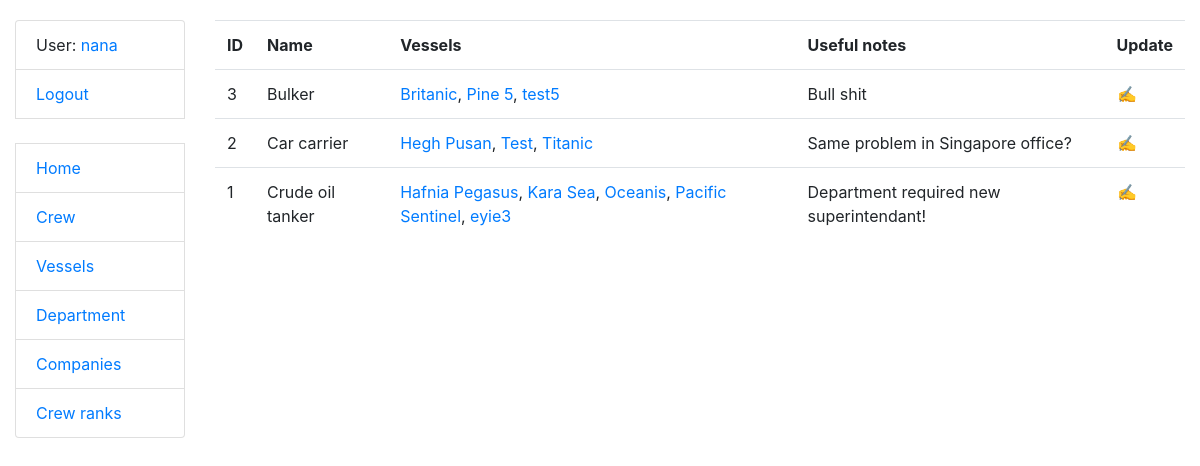
/vessel_types/ (signed in), run on the app's committed database.
### crewing/models.py (models this page shows, shortened)
class Crew(AbstractUser):
    position = models.ForeignKey(Position, on_delete=models.CASCADE, related_name='sailors', null=True, blank=True)
    salary = models.IntegerField(null=True, blank=True)
    date_of_birth = models.DateField(null=True, blank=True)
    date_of_joining = models.DateField(null=True, blank=True)
    date_of_leaving = models.DateField(null=True, blank=True)
    vessel_type = models.ManyToManyField(VesselType, related_name='sailors')
    vessel = models.ForeignKey('Vessel', on_delete=models.DO_NOTHING, related_name='sailors', null=True, blank=True)
    class Meta:
        verbose_name_plural = "sailors"
        verbose_name = "sailor"
        ordering = ["-position"]
    def get_absolute_url(self):
        return reverse("crewing:crew-detail", kwargs={"pk": self.pk})

class VesselType(models.Model):
    name = models.CharField(max_length=50, unique=True)
    description = models.TextField(blank=True, null=True)
    class Meta:
        verbose_name = "vessel_type"
        verbose_name_plural = "vessel_types"
        ordering = ["name"]

class Vessel(models.Model):
    name = models.CharField(max_length=50)
    IMO_number = models.IntegerField(unique=True)
    vessel_type = models.ForeignKey(VesselType, on_delete=models.CASCADE, related_name='vessels')
    company = models.ForeignKey('Company', on_delete=models.CASCADE, related_name='vessels')
    class Meta:
        verbose_name_plural = "vessels"
        verbose_name = "vessel"
        ordering = ["name"]
    def get_absolute_url(self):
        return reverse("crewing:vessel-detail", kwargs={"pk": self.pk})

### crewing/views.py (the view)
# urls.py: path("vessel_types/", VesselTypeListView.as_view(), name="vessel-type-list"),
class VesselTypeListView(LoginRequiredMixin, generic.ListView):
    model = VesselType
    context_object_name = "vessel_type_list"
    template_name = "crewing/vessel_type/list.html"
    paginate_by = 10
    def get_context_data(self, **kwargs):
        context = super().get_context_data(**kwargs)
        for vessel_type in context['vessel_type_list']:
            vessel_type.vessels.set(Vessel.objects.filter(vessel_type=vessel_type)[:3])
        return context

### templates/crewing/vessel_type/list.html
{% extends "base.html" %}
{% load crispy_forms_filters %}
{% block content %}
  {% if vessel_type_list %}
    <table class="table">
      <tr>
        <th>ID</th>
        <th>Name</th>
        <th>Vessels</th>
        <th>Useful notes</th>
        <th>Update</th>
      </tr>
      {% for vessel_type in vessel_type_list %}
        <tr>
          <td>
              {{ vessel_type.id }}
          </td>
          <td>
              {{ vessel_type.name }}
          </td>
          <td>
            {% for vessel in vessel_type.vessels.all %}
              <a href="{{ vessel.get_absolute_url }}">{{ vessel.name }}</a>{% if not forloop.last %}, {% endif %}
            {% endfor %}
          </td>
          <td>
              {{ vessel_type.description }}
          <td>
              <a href="{% url 'crewing:vessel-type-update' pk=vessel_type.id %}">
                ✍️
              </a>
            </td>
        </tr>
      {% endfor %}
    </table>
  {% else %}
      <p>There are no vessels type in the service.</p>
  {% endif %}
{% endblock %}

### templates/includes/sidebar.html
<ul class="sidebar-nav list-group">
  {% if user.is_authenticated %}
    <li class="list-group-item">User: <a href="{{ user.get_absolute_url }}">{{ user.get_username }}</a></li>
    <li class="list-group-item"><a href="{% url 'logout'%}?next={{request.path}}">Logout</a></li>
  {% else %}
    <li class="list-group-item"><a href="{% url 'login'%}?next={{request.path}}">Login</a></li>
  {% endif %}
  <br>
  <li class="list-group-item"><a href="{% url 'crewing:index' %}">Home</a></li>
  <li class="list-group-item"><a href="{% url 'crewing:crew-list' %}">Crew</a></li>
  <li class="list-group-item"><a href="{% url 'crewing:vessel-list' %}">Vessels</a></li>
  <li class="list-group-item"><a href="{% url 'crewing:vessel-type-list' %}">Department</a></li>
  <li class="list-group-item"><a href="{% url 'crewing:company-list' %}">Companies</a></li>
  <li class="list-group-item"><a href="{% url 'crewing:position-list' %}">Crew ranks</a></li>
</ul>

### static/css/styles.css (style rules this page uses)
body { margin-top: 20px; }

### data on the page
Crew: get_username "nana"
VesselType: id "3", name "Bulker", description "Bull shit"
Vessel: name "Britanic"
Vessel: name "Pine 5"
Vessel: name "test5"
VesselType: id "2", name "Car carrier", description "Same problem in Singapore office?"
Vessel: name "Hegh Pusan"
Vessel: name "Test"
Vessel: name "Titanic"
VesselType: id "1", name "Crude oil tanker", description "Department required new superintendant!"
Vessel: name "Hafnia Pegasus"
Vessel: name "Kara Sea"
Vessel: name "Oceanis"
Vessel: name "Pacific Sentinel"
Vessel: name "еуіе3"
